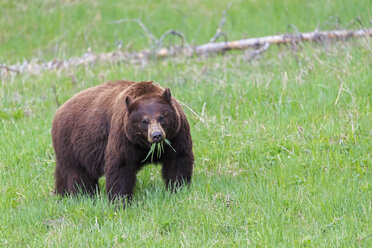
#> input picture imgs/bear.jpg, 372 x 248 px
$ jupyter execute contrast-detector.ipynb
#> lines starting #> are read from the running program, lines starting #| are printed output that depends on the picture; after the words box and inside, x2 and y2 are one past the last pixel; in counts of white or black regions, pixels touching at a corner belong together
# Bear detector (Contrast detector)
Works for images with "good enough" contrast

[cell 1]
import cv2
import matplotlib.pyplot as plt
import numpy as np

[cell 2]
# 1. Deteccao por thresholds
im = cv2.imread('imgs/bear.jpg')
#> im is the input picture: shape (248, 372, 3); mean B, G, R 116.4, 167.9, 145.8
im = cv2.cvtColor(im, cv2.COLOR_BGR2RGB)
im_gray = cv2.cvtColor(im, cv2.COLOR_BGR2GRAY)
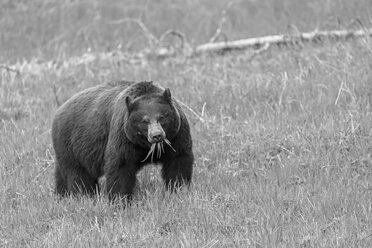
#> im_gray: shape (248, 372); min 0, max 253, mean 150

# ret, thresh = cv2.threshold(im, 100, 255, cv2.THRESH_BINARY)
ret, thresh = cv2.threshold(im_gray, 65, 255, cv2.THRESH_BINARY)
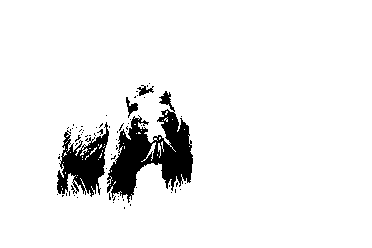
#> thresh: shape (248, 372); 93.1% white; 66 black regions (62 under 20 px)

fig, ax = plt.subplots(1, 1) #, figsize=(4, 4))
ax.imshow(im)
ax.axis('off')
plt.plot()

fig, ax = plt.subplots(1, 1) #, figsize=(4, 4))
ax.imshow(im_gray, cmap='gray')
ax.axis('off')
plt.plot()

[cell 3]
fig, ax = plt.subplots(1, 1) #, figsize=(10, 10))
ax.imshow(thresh, cmap='gray')
ax.axis('off')
plt.plot()

## Construindo a nossa própria Bounding Box

[cell 4]
# Criamos um "sensor" de pixeis pretos
k = 83
x1 = (thresh == 0)[k, :].sum()
#> x1 = 1
print(x1)
#| 1

[cell 5]
H, W = im_gray.shape
#> H = 248; W = 372

for k in range(H):
    if (thresh == 0)[k, :].sum() > 0:
        x1 = k
        break

for k in range(H):
    if (thresh == 0)[H - 1 - k, :].sum() > 0:
        x2 = H - 1 - k
        break

for k in range(W):
    if (thresh == 0)[:, k].sum() > 0:
        y1 = k
        break

for k in range(W):
    if (thresh == 0)[:, W - 1 - k].sum() > 0:
        y2 = W - 1 - k
        break

print(x1, x2, y1, y2)
#| 83 208 57 192

[cell 6]
im_bear = im.copy()
cv2.line(im_bear, (y1, x1), (y2, x1), color=(255, 0, 0), thickness=3)
cv2.line(im_bear, (y1, x2), (y2, x2), color=(255, 0, 0), thickness=3)
cv2.line(im_bear, (y1, x1), (y1, x2), color=(255, 0, 0), thickness=3)
cv2.line(im_bear, (y2, x1), (y2, x2), color=(255, 0, 0), thickness=3)
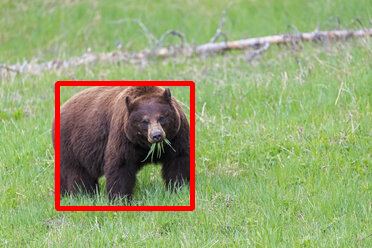
#> im_bear: shape (248, 372, 3); mean R, G, B 149, 163.6, 113.3

[cell 7]
fig, ax = plt.subplots()
ax.imshow(im_bear)
plt.plot()

[cell 8]
plt.figure()
plt.imshow(thresh == 0, cmap='gray')
plt.show()
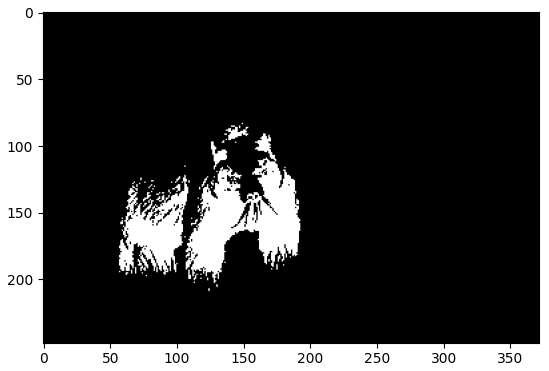
#> figure drawn by matplotlib, 1 panel

[cell 9]
im.shape, thresh.shape
#> Out = ((248, 372, 3), (248, 372))

[cell 10]
thresh

## Segunda forma: Bounding Box usando OpenCV

[cell 11]
contours, hierarchy = cv2.findContours(thresh, cv2.RETR_TREE, cv2.CHAIN_APPROX_SIMPLE)
#> contours = 168 contours, 159 with area under 20; largest, box (x1, y1, x2, y2) and area: (0, 0, 372, 248) 91637, (106, 108, 194, 204) 4426, (56, 121, 110, 198) 2161, (158, 90, 176, 113) 158, (125, 96, 139, 119) 132

im_plot = im.copy()
for cnt in contours:
    if cv2.contourArea(cnt) > 550 and cv2.contourArea(cnt) < 30e3:
        cv2.drawContours(im_plot, cnt, -1, (255, 0, 0), 2)

        x1, y1, w, h = cv2.boundingRect(cnt)
        cv2.rectangle(im_plot, (x1, y1), (x1 + w, y1 + h), (255, 255, 0), 2)
#> this loop made 168 passes
#> (x1, y1, w, h) on passes 103, 133: (56, 121, 54, 77), (106, 108, 88, 96)
#> cnt on passes 1, 4, 6, 8, 9, 10: [[0, 0], [0, 247], [371, 247], [371, 0]], [[112, 202], [113, 201], [114, 202], [113, 203]], [[117, 199], [118, 198], [119, 199], [118, 200]], [[76, 197], [77, 196], [78, 197], [77, 198]], [[117, 196], [118, 195], [119, 196], [118, 197]], [[114, 196], [115, 195], [116, 196], [115, 197]]
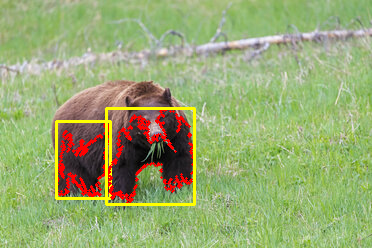
#> im_plot: shape (248, 372, 3); mean R, G, B 152.4, 168.8, 112.9

fig, ax = plt.subplots(1, 1) #, figsize=(4, 4))
ax.imshow(im_plot)
ax.axis('off')
plt.plot()

Uma forma de "corrigir" a duplicidade no resultado seria expandir os contornos para "preencher" os buracos na imagem!

[cell 12]
# Passo 1: Erosion
kernel = np.ones((5, 5), np.uint8)
thresh_d = thresh.copy()
thresh_d = cv2.erode(thresh, kernel, iterations=1)
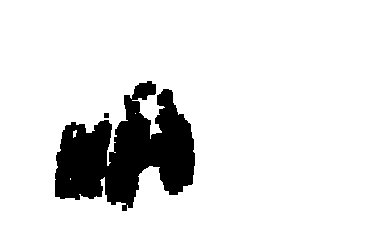
#> thresh_d: shape (248, 372); 88.8% white; 2 black regions

fig, ax = plt.subplots(1, 1) #, figsize=(4, 4))
ax.imshow(thresh_d, cmap='gray')
ax.axis('off')
plt.plot()

[cell 13]
# Passo2: Usando a cv2.findContours
contours, hierarchy = cv2.findContours(thresh_d, cv2.RETR_TREE, cv2.CHAIN_APPROX_SIMPLE)
#> contours = 6 contours, 3 with area under 20; largest, box (x1, y1, x2, y2) and area: (0, 0, 372, 248) 91637, (54, 80, 196, 212) 10762, (103, 112, 110, 119) 34

im_plot = im.copy()
for cnt in contours:
    if cv2.contourArea(cnt) > 550 and cv2.contourArea(cnt) < 30e3:
        cv2.drawContours(im_plot, cnt, -1, (255, 0, 0), 2)

        x1, y1, w, h = cv2.boundingRect(cnt)
        cv2.rectangle(im_plot, (x1, y1), (x1 + w, y1 + h), (255, 255, 0), 2)
#> this loop made 6 passes
#> (x1, y1, w, h) on pass 3: (54, 80, 142, 132)
#> cnt on passes 1, 4, 6: [[0, 0], [0, 247], [371, 247], [371, 0]], [[70, 178], [70, 179]], [[135, 113]]
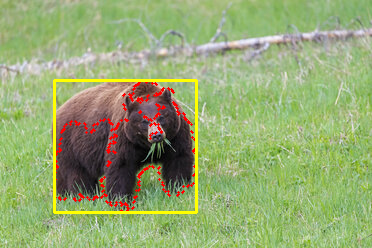
#> im_plot: shape (248, 372, 3); mean R, G, B 149.3, 167.7, 113

fig, ax = plt.subplots(1, 1) #, figsize=(4, 4))
ax.imshow(im_plot)
ax.axis('off')
plt.plot()
